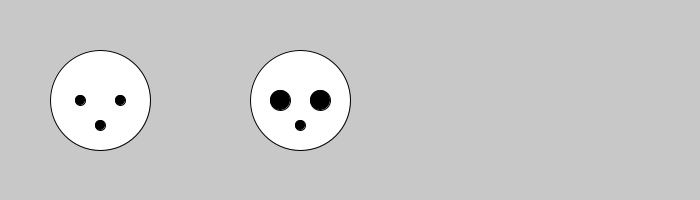
Frame 1 (no input)
Frame 60 (the mouse pressed at the canvas centre just before this capture): identical to frame 1, image omitted
Frame 120 (the mouse held since frame 60 and released just before this capture): identical to frame 1, image omitted

The Processing sketch that drew this single still picture (run headless with seeded random() and noise(); from frame 60 on, the mouse is pressed at the canvas centre):

// Processing sketch: clase_basica_3
// ── clase_basica_3.pde
Cara miCara_1; //creamos una variable, esto esta aun vacio, solo un espacio en memoria
Ojos misOjos_1;
Boca miBoca_1;

Cara miCara_2;
Ojos misOjos_2;
Boca miBoca_2;


void setup() {
  size(700, 200);

  //creamos el objeto: la primera cara
  miCara_1 = new Cara(100, 100, 100, 100); 
  misOjos_1 = new Ojos(100, 100, 10, 10);
  miBoca_1 = new Boca(100,100,10,10);
 
  //creamos el objeto: la segunda cara
  miCara_2  = new Cara(300, 100, 100, 100); 
  misOjos_2 = new Ojos(300, 100, 20, 20);
  miBoca_2  = new Boca(300,100,10,10);

}

void draw() {
  background(200);
  //dibujamos el objeto: la primera cara
  miCara_1.display(); 
  misOjos_1.display();
  miBoca_1.display();
  
  //dibujamos el objeto: la segunda cara
  miCara_2.display(); 
  misOjos_2.display();
  miBoca_2.display();
}
// ── boca.pde
class Boca {
  float posX; 
  float posY;
  float sizeX;  
  float sizeY;

  Boca(float posX, float posY, float sizeX, float sizeY) {
    this.posX = posX;
    this.posY = posY;
    this.sizeX = sizeX;
    this.sizeY = sizeY;
  }

  void display() {
    //boca
    fill(0);
    ellipse(posX, posY+25, sizeX, sizeY);
  }
}
// ── cara.pde
class Cara {
  float posX; 
  float posY;
  float sizeX;  
  float sizeY;

  Cara(float posX, float posY, float sizeX, float sizeY) {
    this.posX = posX;
    this.posY = posY;
    this.sizeX = sizeX;
    this.sizeY = sizeY;
  }

  void display() {
    //rostro
    fill(255);
    ellipse(posX, posY, sizeX, sizeY);
  }
}
// ── ojos.pde
class Ojos {
  float posX; 
  float posY;
  float sizeX;  
  float sizeY;

  Ojos(float posX, float posY, float sizeX, float sizeY) {
    this.posX = posX;
    this.posY = posY;
    this.sizeX = sizeX;
    this.sizeY = sizeY;
  }

  void display() {
    //ojos
    fill(0);
    ellipse(posX +20, posY, sizeX, sizeY);
    ellipse(posX -20, posY, sizeX, sizeY);
  }
}
